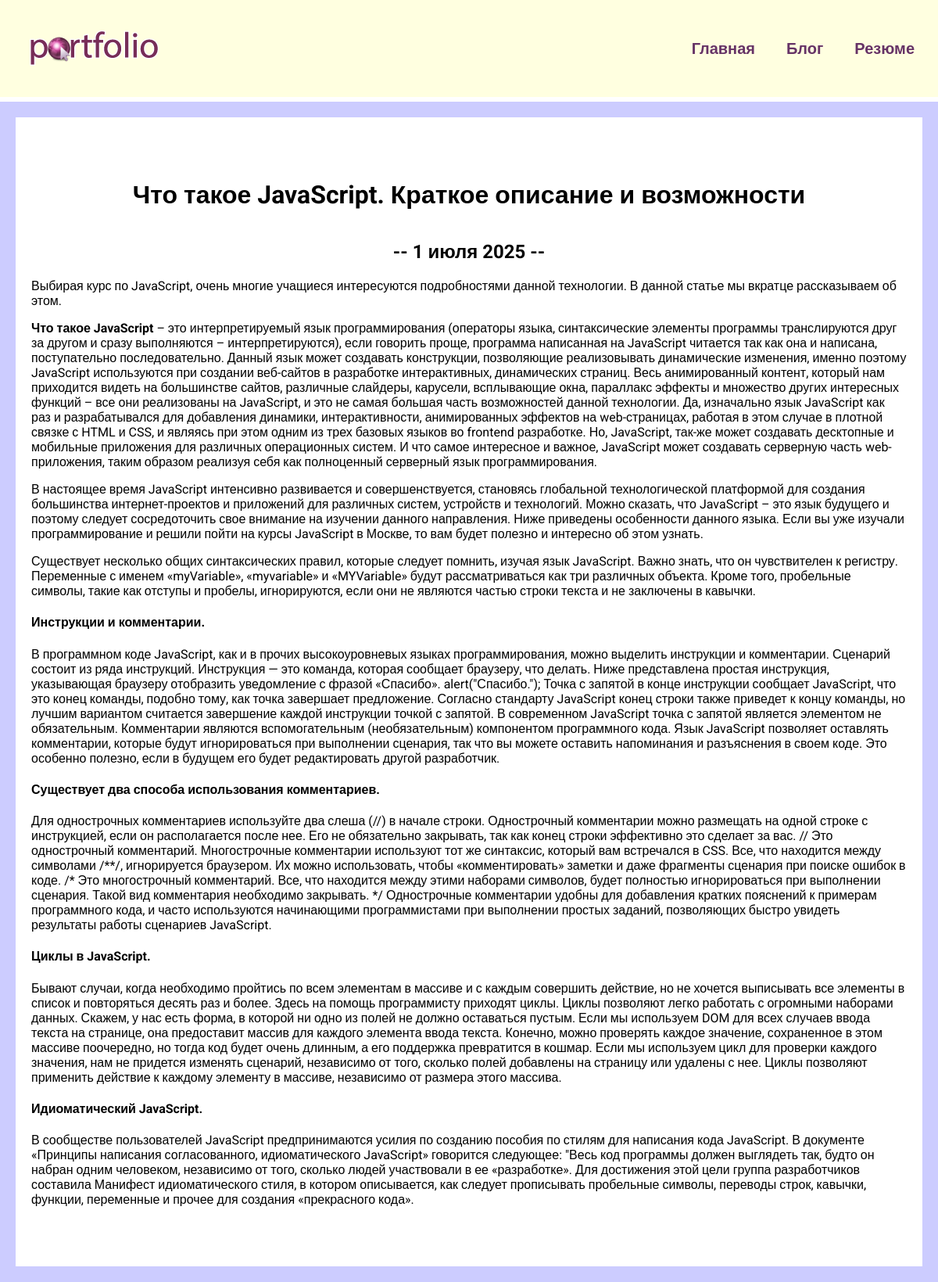
/blog/5/, run on the app's committed database.
### blog/models.py (models this page shows, shortened)
class Blog(models.Model):
    title = models.CharField(max_length=200)
    description = models.TextField()
    date = models.DateField()

### blog/views.py (the view)
# urls.py: path('<int:blog_id>/', views.detail, name="detail"),
def detail(request, blog_id):
    blog = get_object_or_404(Blog, pk=blog_id)
    return render(request, 'blog/details.html', {'blog': blog})

### blog/templates/blog/details.html
{% extends 'skills/base.html' %}
{% block content %}
<div class="detail">
    <h1>{{ blog.title }}</h1>
    <h2>-- {{ blog.date|date:'j E Y' }} --</h2>
    {{ blog.description|safe }}
</div>
{% endblock %}

### skills/static/css/style.css (style rules this page uses)
body { font-family: "Roboto", sans-serif; background: #CCCCFF; padding: 0; margin: 0; }
h1 { text-align: center; margin: 60px 0 40px; }
h2 { text-align: center; margin: 20px 0; }
.detail { background: #FFF; padding: 20px 20px 60px; box-sizing: border-box; }

### data on the page
Blog: title "Что такое JavaScript. Краткое описание и возможности", date "1 июля 2025", description "Выбирая курс по JavaScript, очень многие учащиеся интересуются подробностями данной технологии. В данной статье мы вкратце рассказываем об этом. Что такое JavaScript – это интерпретируемый язык программирования (операторы языка, синтаксические элементы программы транслируются друг за другом и сразу выполняются – интерпретируются), если говорить проще, программа написанная на JavaScript читается так как она и написана, поступательно последовательно. Данный язык может создавать конструкции, позволяющие реализовывать динамические изменения, именно поэтому JavaScript используются при создании веб-сайтов в разработке интерактивных, динамических страниц. Весь анимированный контент, который нам…"
